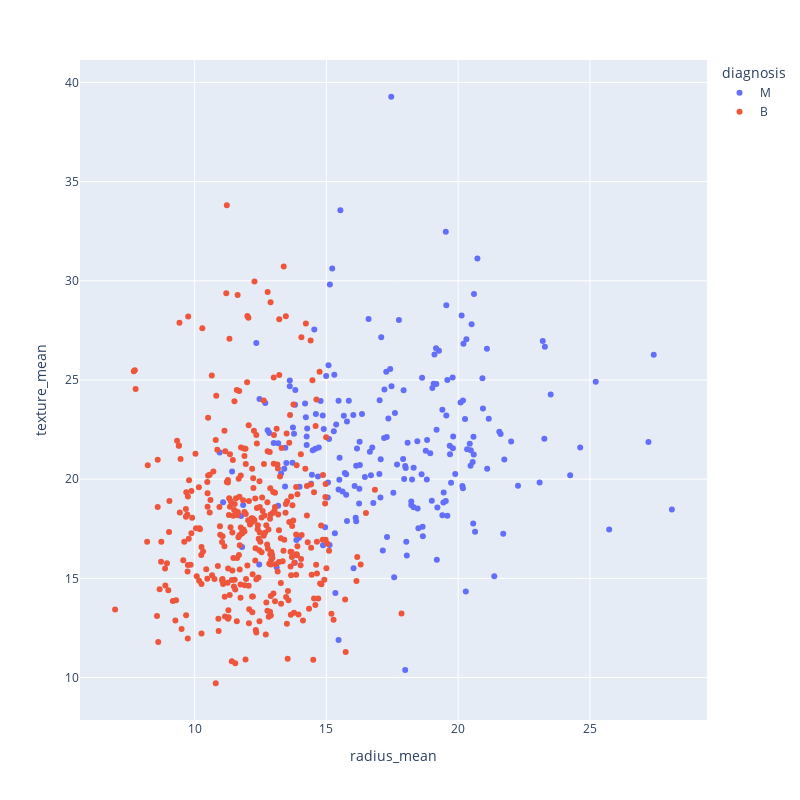

The notebook cell this image was saved under:
### Code cell
fig = px.scatter(dataset, x='radius_mean', y='texture_mean', color='diagnosis',width=800, height=800)
fig.show()

### Figure 1 — Plotly figure (JSON) as saved in the notebook; plotly's stock layout.template omitted (floating-point values rounded to 4 significant figures; data arrays with more than 128 entries replaced by an {"elided": "..."} marker saying what was removed)
{"data": [{"hovertemplate": "diagnosis=M<br>radius_mean=%{x}<br>texture_mean=%{y}<extra></extra>", "legendgroup": "M", "marker": {"color": "#636efa", "symbol": "circle"}, "mode": "markers", "name": "M", "orientation": "v", "showlegend": true, "type": "scatter", "x": {"elided": "212 float values"}, "xaxis": "x", "y": {"elided": "212 float values"}, "yaxis": "y"}, {"hovertemplate": "diagnosis=B<br>radius_mean=%{x}<br>texture_mean=%{y}<extra></extra>", "legendgroup": "B", "marker": {"color": "#EF553B", "symbol": "circle"}, "mode": "markers", "name": "B", "orientation": "v", "showlegend": true, "type": "scatter", "x": {"elided": "357 float values"}, "xaxis": "x", "y": {"elided": "357 float values"}, "yaxis": "y"}], "layout": {"height": 800, "legend": {"title": {"text": "diagnosis"}, "tracegroupgap": 0}, "margin": {"t": 60}, "width": 800, "xaxis": {"anchor": "y", "domain": [0, 1], "title": {"text": "radius_mean"}}, "yaxis": {"anchor": "x", "domain": [0, 1], "title": {"text": "texture_mean"}}}}
